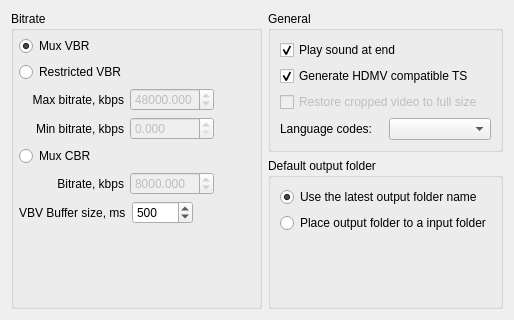
      <widget class="QWidget" name="tab_3">
       <attribute name="title">
        <string>General</string>
       </attribute>
       <layout class="QVBoxLayout" name="verticalLayout_7">
        <item>
         <layout class="QGridLayout" name="gridLayout_14">
          <item row="0" column="0" rowspan="2">
           <widget class="QGroupBox" name="groupBox7">
            <property name="title">
             <string>Bitrate</string>
            </property>
            <layout class="QVBoxLayout" name="verticalLayout_17">
             <property name="margin">
              <number>5</number>
             </property>
             <item>
              <layout class="QVBoxLayout" name="verticalLayout_14">
               <item>
                <layout class="QHBoxLayout" name="horizontalLayout_18">
                 <item>
                  <widget class="QRadioButton" name="checkBoxVBR">
                   <property name="text">
                    <string>Mux VBR</string>
                   </property>
                   <property name="checked">
                    <bool>true</bool>
                   </property>
                  </widget>
                 </item>
                </layout>
               </item>
               <item>
                <layout class="QHBoxLayout" name="horizontalLayout_17">
                 <item>
                  <widget class="QRadioButton" name="checkBoxRVBR">
                   <property name="text">
                    <string>Restricted VBR</string>
                   </property>
                  </widget>
                 </item>
                </layout>
               </item>
               <item>
                <layout class="QHBoxLayout" name="horizontalLayout_19">
                 <item>
                  <layout class="QGridLayout" name="gridLayout_3">
                   <item row="0" column="0">
                    <widget class="QLabel" name="label_5">
                     <property name="minimumSize">
                      <size>
                       <width>105</width>
                       <height>0</height>
                      </size>
                     </property>
                     <property name="text">
                      <string>Max bitrate, kbps</string>
                     </property>
                     <property name="alignment">
                      <set>Qt::AlignRight|Qt::AlignTrailing|Qt::AlignVCenter</set>
                     </property>
                    </widget>
                   </item>
                   <item row="0" column="1">
                    <widget class="QDoubleSpinBox" name="editMaxBitrate">
                     <property name="enabled">
                      <bool>false</bool>
                     </property>
                     <property name="decimals">
                      <number>3</number>
                     </property>
                     <property name="minimum">
                      <double>91.000000000000000</double>
                     </property>
                     <property name="maximum">
                      <double>99999.990000000005239</double>
                     </property>
                     <property name="value">
                      <double>48000.000000000000000</double>
                     </property>
                    </widget>
                   </item>
                   <item row="1" column="0">
                    <widget class="QLabel" name="label_6">
                     <property name="minimumSize">
                      <size>
                       <width>105</width>
                       <height>0</height>
                      </size>
                     </property>
                     <property name="text">
                      <string>Min bitrate, kbps</string>
                     </property>
                     <property name="alignment">
                      <set>Qt::AlignRight|Qt::AlignTrailing|Qt::AlignVCenter</set>
                     </property>
                    </widget>
                   </item>
                   <item row="1" column="1">
                    <widget class="QDoubleSpinBox" name="editMinBitrate">
                     <property name="enabled">
                      <bool>false</bool>
                     </property>
                     <property name="decimals">
                      <number>3</number>
                     </property>
                     <property name="maximum">
                      <double>99999.990000000005239</double>
                     </property>
                    </widget>
                   </item>
                   <item row="0" column="2">
                    <spacer name="horizontalSpacer_7">
                     <property name="orientation">
                      <enum>Qt::Horizontal</enum>
                     </property>
                     <property name="sizeHint" stdset="0">
                      <size>
                       <width>40</width>
                       <height>20</height>
                      </size>
                     </property>
                    </spacer>
                   </item>
                   <item row="1" column="2">
                    <spacer name="horizontalSpacer_8">
                     <property name="orientation">
                      <enum>Qt::Horizontal</enum>
                     </property>
                     <property name="sizeHint" stdset="0">
                      <size>
                       <width>40</width>
                       <height>20</height>
                      </size>
                     </property>
                    </spacer>
                   </item>
                  </layout>
                 </item>
                </layout>
               </item>
               <item>
                <layout class="QHBoxLayout" name="horizontalLayout_16">
                 <item>
                  <widget class="QRadioButton" name="checkBoxCBR">
                   <property name="text">
                    <string>Mux CBR</string>
                   </property>
                  </widget>
                 </item>
                </layout>
               </item>
               <item>
                <layout class="QHBoxLayout" name="horizontalLayout_14">
                 <item>
                  <layout class="QGridLayout" name="gridLayout_4">
                   <item row="0" column="0">
                    <widget class="QLabel" name="label_7">
                     <property name="minimumSize">
                      <size>
                       <width>105</width>
                       <height>0</height>
                      </size>
                     </property>
                     <property name="text">
                      <string>Bitrate, kbps</string>
                     </property>
                     <property name="alignment">
                      <set>Qt::AlignRight|Qt::AlignTrailing|Qt::AlignVCenter</set>
                     </property>
                    </widget>
                   </item>
                   <item row="0" column="1">
                    <widget class="QDoubleSpinBox" name="editCBRBitrate">
                     <property name="enabled">
                      <bool>false</bool>
                     </property>
                     <property name="decimals">
                      <number>3</number>
                     </property>
                     <property name="minimum">
                      <double>91.000000000000000</double>
                     </property>
                     <property name="maximum">
                      <double>99999.990000000005239</double>
                     </property>
                     <property name="value">
                      <double>8000.000000000000000</double>
                     </property>
                    </widget>
                   </item>
                   <item row="0" column="2">
                    <spacer name="horizontalSpacer_9">
                     <property name="orientation">
                      <enum>Qt::Horizontal</enum>
                     </property>
                     <property name="sizeHint" stdset="0">
                      <size>
                       <width>40</width>
                       <height>20</height>
                      </size>
                     </property>
                    </spacer>
                   </item>
                  </layout>
                 </item>
                </layout>
               </item>
               <item>
                <layout class="QHBoxLayout" name="horizontalLayout_15">
                 <item>
                  <widget class="QLabel" name="label_8">
                   <property name="text">
                    <string>VBV Buffer size, ms</string>
                   </property>
                  </widget>
                 </item>
                 <item>
                  <widget class="QSpinBox" name="editVBVLen">
                   <property name="maximum">
                    <number>60000</number>
                   </property>
                   <property name="value">
                    <number>500</number>
                   </property>
                  </widget>
                 </item>
                 <item>
                  <spacer name="horizontalSpacer_10">
                   <property name="orientation">
                    <enum>Qt::Horizontal</enum>
                   </property>
                   <property name="sizeHint" stdset="0">
                    <size>
                     <width>40</width>
                     <height>20</height>
                    </size>
                   </property>
                  </spacer>
                 </item>
                </layout>
               </item>
              </layout>
             </item>
             <item>
              <spacer name="verticalSpacer_2">
               <property name="orientation">
                <enum>Qt::Vertical</enum>
               </property>
               <property name="sizeHint" stdset="0">
                <size>
                 <width>20</width>
                 <height>77</height>
                </size>
               </property>
              </spacer>
             </item>
            </layout>
           </widget>
          </item>
          <item row="0" column="1">
           <widget class="QGroupBox" name="groupBox_5">
            <property name="sizePolicy">
             <sizepolicy hsizetype="Preferred" vsizetype="Preferred">
              <horstretch>0</horstretch>
              <verstretch>0</verstretch>
             </sizepolicy>
            </property>
            <property name="title">
             <string>General</string>
            </property>
            <layout class="QVBoxLayout" name="verticalLayout_18">
             <item>
              <widget class="QCheckBox" name="checkBoxSound">
               <property name="text">
                <string>Play sound at end</string>
               </property>
               <property name="checked">
                <bool>true</bool>
               </property>
              </widget>
             </item>
             <item>
              <widget class="QCheckBox" name="checkBoxNewAudioPes">
               <property name="text">
                <string>Generate HDMV compatible TS</string>
               </property>
               <property name="checked">
                <bool>true</bool>
               </property>
              </widget>
             </item>
             <item>
              <widget class="QCheckBox" name="checkBoxCrop">
               <property name="enabled">
                <bool>false</bool>
               </property>
               <property name="text">
                <string>Restore cropped video to full size</string>
               </property>
              </widget>
             </item>
             <item>
              <layout class="QHBoxLayout" name="langCodesLayout">
               <item>
                <widget class="QLabel" name="langCodesLabel">
                 <property name="text">
                  <string>Language codes:</string>
                 </property>
                </widget>
               </item>
               <item>
                <widget class="QComboBox" name="langCodesComboBox"/>
               </item>
              </layout>
             </item>
            </layout>
           </widget>
          </item>
          <item row="1" column="1">
           <widget class="QGroupBox" name="GroupBox114">
            <property name="title">
             <string>Default output folder</string>
            </property>
            <layout class="QVBoxLayout" name="verticalLayout_24">
             <item>
              <widget class="QRadioButton" name="radioButtonStoreOutput">
               <property name="text">
                <string>Use the latest output folder name</string>
               </property>
               <property name="checked">
                <bool>true</bool>
               </property>
              </widget>
             </item>
             <item>
              <widget class="QRadioButton" name="radioButtonOutoutInInput">
               <property name="text">
                <string>Place output folder to a input folder</string>
               </property>
              </widget>
             </item>
             <item>
              <spacer name="verticalSpacer_6">
               <property name="orientation">
                <enum>Qt::Vertical</enum>
               </property>
               <property name="sizeHint" stdset="0">
                <size>
                 <width>20</width>
                 <height>40</height>
                </size>
               </property>
              </spacer>
             </item>
            </layout>
           </widget>
          </item>
         </layout>
        </item>
       </layout>
      </widget>
